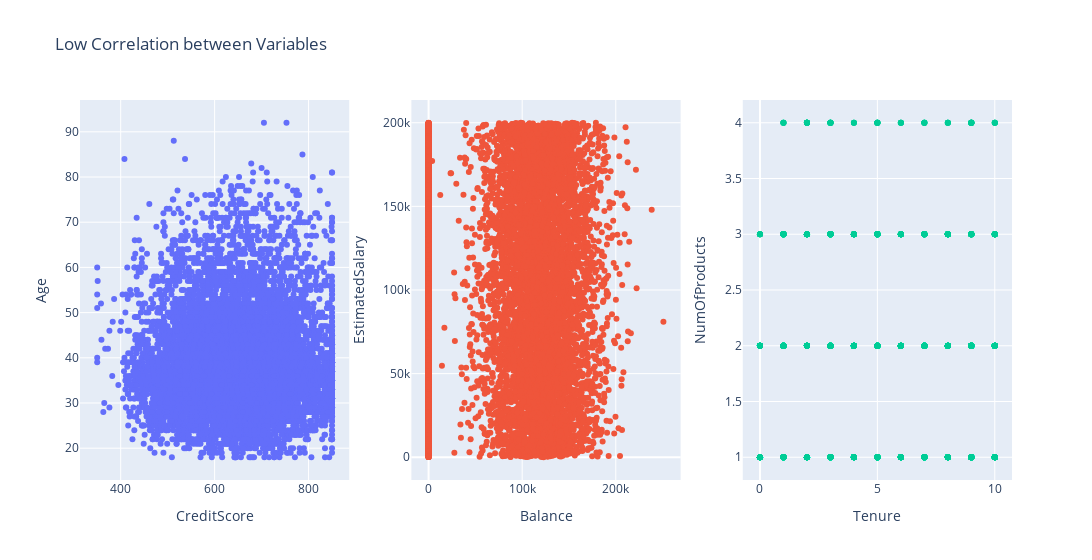

Source (notebook cell):
### Code cell
low_correlation_pairs_list = [("CreditScore", "Age"), ("Balance", "EstimatedSalary"), ("Tenure", "NumOfProducts")]


fig = sp.make_subplots(rows=1, cols=3)


for i, (col1, col2) in enumerate(low_correlation_pairs_list):
    row_num, col_num = divmod(i, 3)  # row_num = 0 always since rows=1
    scatter = go.Scatter(x=df[col1], y=df[col2], mode='markers', name=f'Trace {i+1}')
    fig.add_trace(scatter, row=row_num+1, col=col_num+1)

    # Update x and y axis titles for each subplot dynamically
    fig.update_xaxes(title_text=col1, row=row_num+1, col=col_num+1)
    fig.update_yaxes(title_text=col2, row=row_num+1, col=col_num+1)

fig.update_layout(title_text="Low Correlation between Variables", showlegend=False, width=1300)
fig.show()

### Figure 1 — Plotly figure (JSON) as saved in the notebook; plotly's stock layout.template omitted (floating-point values rounded to 4 significant figures; data arrays with more than 128 entries replaced by an {"elided": "..."} marker saying what was removed)
{"data": [{"mode": "markers", "name": "Trace 1", "type": "scatter", "x": {"elided": "10000 int values"}, "xaxis": "x", "y": {"elided": "10000 int values"}, "yaxis": "y"}, {"mode": "markers", "name": "Trace 2", "type": "scatter", "x": {"elided": "10000 float values"}, "xaxis": "x2", "y": {"elided": "10000 float values"}, "yaxis": "y2"}, {"mode": "markers", "name": "Trace 3", "type": "scatter", "x": {"elided": "10000 int values"}, "xaxis": "x3", "y": {"elided": "10000 int values"}, "yaxis": "y3"}], "layout": {"showlegend": false, "title": {"text": "Low Correlation between Variables"}, "width": 1300, "xaxis": {"anchor": "y", "domain": [0, 0.2889], "title": {"text": "CreditScore"}}, "xaxis2": {"anchor": "y2", "domain": [0.3556, 0.6444], "title": {"text": "Balance"}}, "xaxis3": {"anchor": "y3", "domain": [0.7111, 1], "title": {"text": "Tenure"}}, "yaxis": {"anchor": "x", "domain": [0, 1], "title": {"text": "Age"}}, "yaxis2": {"anchor": "x2", "domain": [0, 1], "title": {"text": "EstimatedSalary"}}, "yaxis3": {"anchor": "x3", "domain": [0, 1], "title": {"text": "NumOfProducts"}}}}
